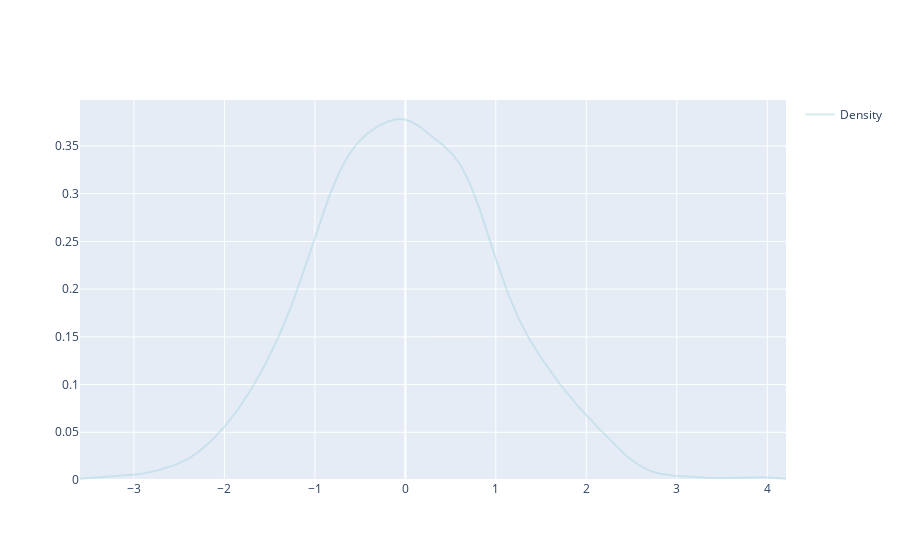

Notebook cell for this chart:
### Markdown cell above
### Smooth Parameters

| Parameter | Default | Description |
|-----------|---------|-------------|
| `method` | 'loess' | 'loess', 'lm', 'lowess' |
| `se` | True | Show confidence interval |
| `span` | 0.75 | Smoothing span for LOESS (0-1) |
| `level` | 0.95 | Confidence level |

## Density Plots

### Basic Density

### Code cell
df = pd.DataFrame({'x': np.random.randn(500)})
(ggplot(df, aes(x='x')) + geom_density(fill='lightblue', alpha=0.5))

### Figure 1 — Plotly figure (JSON) as saved in the notebook; plotly's stock layout.template omitted (floating-point values rounded to 4 significant figures; data arrays with more than 128 entries replaced by an {"elided": "..."} marker saying what was removed)
{"data": [{"fillcolor": "lightblue", "legendgroup": "Density", "line": {"color": "lightblue", "dash": "solid"}, "mode": "lines", "name": "Density", "opacity": 0.5, "showlegend": true, "type": "scatter", "x": {"elided": "512 float values"}, "xaxis": "x", "y": {"elided": "512 float values"}, "yaxis": "y"}], "layout": {"legend": {"x": 1.02, "xanchor": "left", "y": 1, "yanchor": "top"}, "showlegend": true, "xaxis": {"anchor": "y", "domain": [0, 1]}, "yaxis": {"anchor": "x", "domain": [0, 1], "rangemode": "tozero"}}}
